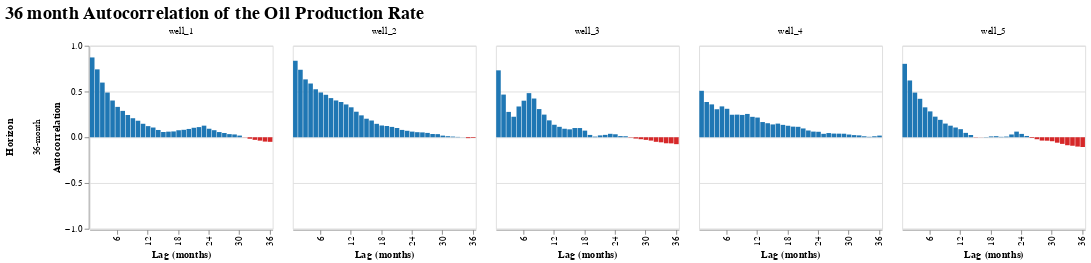

The cell this chart's notebook holds for it:
### Markdown cell above
#### Autocorrelation Plot
- The autocorrelation plot shows how each well’s production correlates with its past values at different lags, helping this analysis gauge how far back the LSTM needs to look to capture meaningful temporal dependencies.

### Code cell
from statsmodels.tsa.stattools import acf

# Define the horizons (in months) to evaluate and prep storage for the results
horizon = 36
value_col = 'oil_producing_daily_avg (bbl/day)'
acf_records = []

# Group by well so we can compute autocorrelation on each monthly time series
well_groups = (
    df[['well_name', 'date', value_col]]
    .dropna(subset=[value_col])
    .sort_values('date')
    .groupby('well_name')
)

for well_name, group in well_groups:
    monthly_series = (
        group.set_index('date')[value_col]
        .resample('MS')
        .mean()
        .interpolate(limit_direction='both')
    )

    if len(monthly_series.dropna()) <= horizon:
        continue

    acf_values = acf(monthly_series, nlags=horizon, fft=False, missing='drop')

    # for horizon in horizons:
    for lag in range(1, horizon + 1):
        acf_records.append({
            'well_name': well_name,
            'lag': lag,
            'acf': acf_values[lag],
            'horizon_label': f"{horizon}-month"
        })

# Convert the records into a DataFrame for Altair and build the bar chart
acf_df = pd.DataFrame(acf_records)
horizon_order = [f"36-month"]

acf_chart = alt.Chart(acf_df).mark_bar().encode(
    x=alt.X(
        'lag:O',
        title='Lag (months)',
        axis=alt.Axis(values=[6, 12, 18, 24, 30, 36])
    ),
    y=alt.Y('acf:Q', title='Autocorrelation', scale=alt.Scale(domain=[-1, 1])),
    column=alt.Column('well_name:N', title=None),
    row=alt.Row('horizon_label:N', sort=horizon_order, title='Horizon'),
    color=alt.condition(
        alt.datum.acf >= 0,
        alt.value('#1f77b4'),
        alt.value('#d62728')
    ),
    tooltip=[
        alt.Tooltip('well_name:N', title='Well'),
        alt.Tooltip('horizon_label:N', title='Horizon'),
        alt.Tooltip('lag:Q', title='Lag (months)'),
        alt.Tooltip('acf:Q', title='ACF', format='.2f')
    ]
).resolve_scale(
    y='shared'
).properties(
    height=200,
    width=200,
    title=alt.Title('36 month Autocorrelation of the Oil Production Rate', fontSize=20, anchor='start')
)

acf_chart

### Figure 1 — Vega-Lite specification as saved in the notebook (floating-point values rounded to 4 significant figures; data arrays with more than 128 entries replaced by an {"elided": "..."} marker saying what was removed)
{"config": {"view": {"continuousWidth": 300, "continuousHeight": 300}}, "data": {"name": "data-35604b88c5b4d3387d656182c554f835"}, "mark": {"type": "bar"}, "encoding": {"color": {"condition": {"test": "(datum.acf >= 0)", "value": "#1f77b4"}, "value": "#d62728"}, "column": {"field": "well_name", "title": null, "type": "nominal"}, "row": {"field": "horizon_label", "sort": ["36-month"], "title": "Horizon", "type": "nominal"}, "tooltip": [{"field": "well_name", "title": "Well", "type": "nominal"}, {"field": "horizon_label", "title": "Horizon", "type": "nominal"}, {"field": "lag", "title": "Lag (months)", "type": "quantitative"}, {"field": "acf", "format": ".2f", "title": "ACF", "type": "quantitative"}], "x": {"axis": {"values": [6, 12, 18, 24, 30, 36]}, "field": "lag", "title": "Lag (months)", "type": "ordinal"}, "y": {"field": "acf", "scale": {"domain": [-1, 1]}, "title": "Autocorrelation", "type": "quantitative"}}, "height": 200, "resolve": {"scale": {"y": "shared"}}, "title": {"text": "36 month Autocorrelation of the Oil Production Rate", "anchor": "start", "fontSize": 20}, "width": 200, "$schema": "https://vega.github.io/schema/vega-lite/v5.20.1.json", "datasets": {"data-35604b88c5b4d3387d656182c554f835": {"elided": "180 records"}}}
